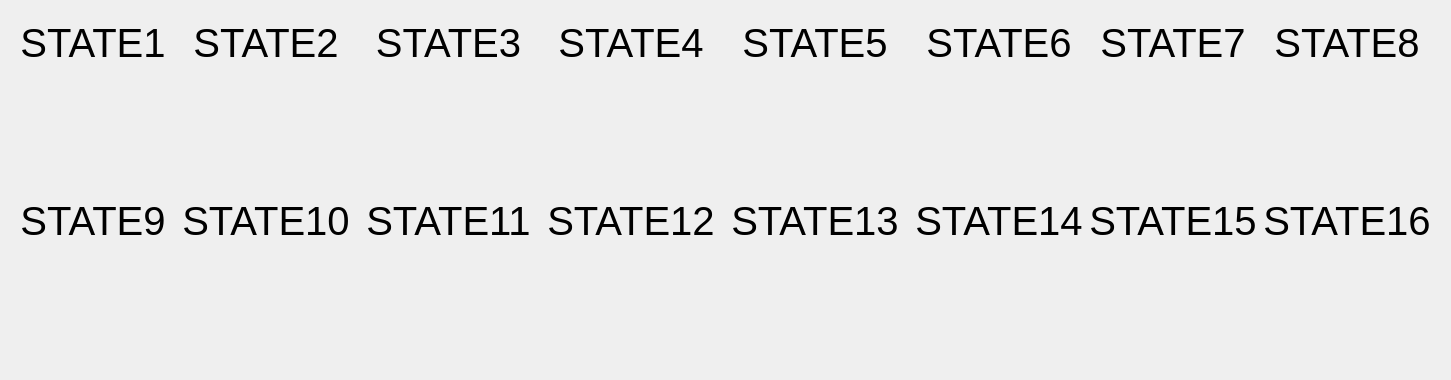
        <widget class="QWidget" name="page_states">
         <layout class="QGridLayout" name="gridLayout_21">
          <item row="0" column="0">
           <widget class="QWidget" name="widget_stylesheet_page2_2" native="true">
            <property name="styleSheet">
             <string notr="true">QPushButton {
    border: none;
    border-image: url(btn_off.png); /* Unchecked image */
}

QPushButton:checked {
    border-image: url(btn_on.png); /* Checked image */
}

QPushButton:disabled {
    border-image: url(button_disabled_unchecked.png); /* Disabled and unchecked image */
}

QPushButton:disabled:checked {
    border-image: url(button_disabled_checked.png); /* Disabled and checked image */
}</string>
            </property>
            <layout class="QGridLayout" name="gridLayout_18">
             <item row="0" column="0">
              <layout class="QGridLayout" name="gridLayout_20">
               <item row="2" column="9">
                <spacer name="horizontalSpacer_56">
                 <property name="orientation">
                  <enum>Qt::Horizontal</enum>
                 </property>
                 <property name="sizeType">
                  <enum>QSizePolicy::Maximum</enum>
                 </property>
                 <property name="sizeHint" stdset="0">
                  <size>
                   <width>10</width>
                   <height>20</height>
                  </size>
                 </property>
                </spacer>
               </item>
               <item row="2" column="7">
                <spacer name="horizontalSpacer_52">
                 <property name="orientation">
                  <enum>Qt::Horizontal</enum>
                 </property>
                 <property name="sizeType">
                  <enum>QSizePolicy::Maximum</enum>
                 </property>
                 <property name="sizeHint" stdset="0">
                  <size>
                   <width>10</width>
                   <height>20</height>
                  </size>
                 </property>
                </spacer>
               </item>
               <item row="2" column="11">
                <spacer name="horizontalSpacer_57">
                 <property name="orientation">
                  <enum>Qt::Horizontal</enum>
                 </property>
                 <property name="sizeType">
                  <enum>QSizePolicy::Maximum</enum>
                 </property>
                 <property name="sizeHint" stdset="0">
                  <size>
                   <width>10</width>
                   <height>20</height>
                  </size>
                 </property>
                </spacer>
               </item>
               <item row="0" column="8">
                <widget class="QLabel" name="lbl_digital_3">
                 <property name="font">
                  <font>
                   <family>Arial</family>
                   <pointsize>30</pointsize>
                  </font>
                 </property>
                 <property name="text">
                  <string>STATE3</string>
                 </property>
                 <property name="alignment">
                  <set>Qt::AlignCenter</set>
                 </property>
                </widget>
               </item>
               <item row="2" column="2">
                <spacer name="horizontalSpacer_51">
                 <property name="orientation">
                  <enum>Qt::Horizontal</enum>
                 </property>
                 <property name="sizeType">
                  <enum>QSizePolicy::Maximum</enum>
                 </property>
                 <property name="sizeHint" stdset="0">
                  <size>
                   <width>10</width>
                   <height>20</height>
                  </size>
                 </property>
                </spacer>
               </item>
               <item row="2" column="13">
                <spacer name="horizontalSpacer_50">
                 <property name="orientation">
                  <enum>Qt::Horizontal</enum>
                 </property>
                 <property name="sizeType">
                  <enum>QSizePolicy::Maximum</enum>
                 </property>
                 <property name="sizeHint" stdset="0">
                  <size>
                   <width>10</width>
                   <height>20</height>
                  </size>
                 </property>
                </spacer>
               </item>
               <item row="0" column="0">
                <widget class="QLabel" name="lbl_digital_1">
                 <property name="font">
                  <font>
                   <family>Arial</family>
                   <pointsize>30</pointsize>
                  </font>
                 </property>
                 <property name="text">
                  <string>STATE1</string>
                 </property>
                 <property name="alignment">
                  <set>Qt::AlignCenter</set>
                 </property>
                </widget>
               </item>
               <item row="2" column="0">
                <widget class="QWidget" name="widget_digital_1" native="true">
                 <property name="sizePolicy">
                  <sizepolicy hsizetype="Expanding" vsizetype="Expanding">
                   <horstretch>0</horstretch>
                   <verstretch>0</verstretch>
                  </sizepolicy>
                 </property>
                 <property name="minimumSize">
                  <size>
                   <width>100</width>
                   <height>100</height>
                  </size>
                 </property>
                 <property name="styleSheet">
                  <string notr="true">QWidget {
    border-image: url(led_on.png);
    background-repeat: no-repeat;
    background-position: center;
    background-size: cover;
}</string>
                 </property>
                </widget>
               </item>
               <item row="2" column="10">
                <widget class="QWidget" name="widget_digital_4" native="true">
                 <property name="sizePolicy">
                  <sizepolicy hsizetype="Expanding" vsizetype="Expanding">
                   <horstretch>0</horstretch>
                   <verstretch>0</verstretch>
                  </sizepolicy>
                 </property>
                 <property name="minimumSize">
                  <size>
                   <width>100</width>
                   <height>100</height>
                  </size>
                 </property>
                 <property name="styleSheet">
                  <string notr="true">QWidget {
    border-image: url(led_on.png);
    background-repeat: no-repeat;
    background-position: center;
    background-size: cover;
}</string>
                 </property>
                </widget>
               </item>
               <item row="2" column="8">
                <widget class="QWidget" name="widget_digital_3" native="true">
                 <property name="sizePolicy">
                  <sizepolicy hsizetype="Expanding" vsizetype="Expanding">
                   <horstretch>0</horstretch>
                   <verstretch>0</verstretch>
                  </sizepolicy>
                 </property>
                 <property name="minimumSize">
                  <size>
                   <width>100</width>
                   <height>100</height>
                  </size>
                 </property>
                 <property name="styleSheet">
                  <string notr="true">QWidget {
    border-image: url(led_on.png);
    background-repeat: no-repeat;
    background-position: center;
    background-size: cover;
}</string>
                 </property>
                </widget>
               </item>
               <item row="3" column="0">
                <spacer name="verticalSpacer_15">
                 <property name="orientation">
                  <enum>Qt::Vertical</enum>
                 </property>
                 <property name="sizeType">
                  <enum>QSizePolicy::Maximum</enum>
                 </property>
                 <property name="sizeHint" stdset="0">
                  <size>
                   <width>20</width>
                   <height>10</height>
                  </size>
                 </property>
                </spacer>
               </item>
               <item row="0" column="14">
                <widget class="QLabel" name="lbl_digital_6">
                 <property name="font">
                  <font>
                   <family>Arial</family>
                   <pointsize>30</pointsize>
                  </font>
                 </property>
                 <property name="text">
                  <string>STATE6</string>
                 </property>
                 <property name="alignment">
                  <set>Qt::AlignCenter</set>
                 </property>
                </widget>
               </item>
               <item row="2" column="6">
                <widget class="QWidget" name="widget_digital_2" native="true">
                 <property name="sizePolicy">
                  <sizepolicy hsizetype="Expanding" vsizetype="Expanding">
                   <horstretch>0</horstretch>
                   <verstretch>0</verstretch>
                  </sizepolicy>
                 </property>
                 <property name="minimumSize">
                  <size>
                   <width>100</width>
                   <height>100</height>
                  </size>
                 </property>
                 <property name="styleSheet">
                  <string notr="true">QWidget {
    border-image: url(led_on.png);
    background-repeat: no-repeat;
    background-position: center;
    background-size: cover;
}</string>
                 </property>
                </widget>
               </item>
               <item row="2" column="12">
                <widget class="QWidget" name="widget_digital_5" native="true">
                 <property name="sizePolicy">
                  <sizepolicy hsizetype="Expanding" vsizetype="Expanding">
                   <horstretch>0</horstretch>
                   <verstretch>0</verstretch>
                  </sizepolicy>
                 </property>
                 <property name="minimumSize">
                  <size>
                   <width>100</width>
                   <height>100</height>
                  </size>
                 </property>
                 <property name="styleSheet">
                  <string notr="true">QWidget {
    border-image: url(led_on.png);
    background-repeat: no-repeat;
    background-position: center;
    background-size: cover;
}</string>
                 </property>
                </widget>
               </item>
               <item row="1" column="0">
                <spacer name="verticalSpacer_14">
                 <property name="orientation">
                  <enum>Qt::Vertical</enum>
                 </property>
                 <property name="sizeType">
                  <enum>QSizePolicy::Maximum</enum>
                 </property>
                 <property name="sizeHint" stdset="0">
                  <size>
                   <width>20</width>
                   <height>10</height>
                  </size>
                 </property>
                </spacer>
               </item>
               <item row="5" column="0">
                <spacer name="verticalSpacer_13">
                 <property name="orientation">
                  <enum>Qt::Vertical</enum>
                 </property>
                 <property name="sizeType">
                  <enum>QSizePolicy::Maximum</enum>
                 </property>
                 <property name="sizeHint" stdset="0">
                  <size>
                   <width>20</width>
                   <height>10</height>
                  </size>
                 </property>
                </spacer>
               </item>
               <item row="2" column="14">
                <widget class="QWidget" name="widget_digital_6" native="true">
                 <property name="sizePolicy">
                  <sizepolicy hsizetype="Expanding" vsizetype="Expanding">
                   <horstretch>0</horstretch>
                   <verstretch>0</verstretch>
                  </sizepolicy>
                 </property>
                 <property name="minimumSize">
                  <size>
                   <width>100</width>
                   <height>100</height>
                  </size>
                 </property>
                 <property name="styleSheet">
                  <string notr="true">QWidget {
    border-image: url(led_on.png);
    background-repeat: no-repeat;
    background-position: center;
    background-size: cover;
}</string>
                 </property>
                </widget>
               </item>
               <item row="6" column="0">
                <widget class="QWidget" name="widget_digital_8" native="true">
                 <property name="sizePolicy">
                  <sizepolicy hsizetype="Expanding" vsizetype="Expanding">
                   <horstretch>0</horstretch>
                   <verstretch>0</verstretch>
                  </sizepolicy>
                 </property>
                 <property name="minimumSize">
                  <size>
                   <width>100</width>
                   <height>100</height>
                  </size>
                 </property>
                 <property name="styleSheet">
                  <string notr="true">QWidget {
    border-image: url(led_on.png);
    background-repeat: no-repeat;
    background-position: center;
    background-size: cover;
}</string>
                 </property>
                </widget>
               </item>
               <item row="2" column="15">
                <widget class="QWidget" name="widget_digital_7" native="true">
                 <property name="sizePolicy">
                  <sizepolicy hsizetype="Expanding" vsizetype="Expanding">
                   <horstretch>0</horstretch>
                   <verstretch>0</verstretch>
                  </sizepolicy>
                 </property>
                 <property name="minimumSize">
                  <size>
                   <width>100</width>
                   <height>100</height>
                  </size>
                 </property>
                 <property name="styleSheet">
                  <string notr="true">QWidget {
    border-image: url(led_on.png);
    background-repeat: no-repeat;
    background-position: center;
    background-size: cover;
}</string>
                 </property>
                </widget>
               </item>
               <item row="0" column="10">
                <widget class="QLabel" name="lbl_digital_4">
                 <property name="font">
                  <font>
                   <family>Arial</family>
                   <pointsize>30</pointsize>
                  </font>
                 </property>
                 <property name="text">
                  <string>STATE4</string>
                 </property>
                 <property name="alignment">
                  <set>Qt::AlignCenter</set>
                 </property>
                </widget>
               </item>
               <item row="0" column="6">
                <widget class="QLabel" name="lbl_digital_2">
                 <property name="font">
                  <font>
                   <family>Arial</family>
                   <pointsize>30</pointsize>
                  </font>
                 </property>
                 <property name="text">
                  <string>STATE2</string>
                 </property>
                 <property name="alignment">
                  <set>Qt::AlignCenter</set>
                 </property>
                </widget>
               </item>
               <item row="6" column="8">
                <widget class="QWidget" name="widget_digital_11" native="true">
                 <property name="sizePolicy">
                  <sizepolicy hsizetype="Expanding" vsizetype="Expanding">
                   <horstretch>0</horstretch>
                   <verstretch>0</verstretch>
                  </sizepolicy>
                 </property>
                 <property name="minimumSize">
                  <size>
                   <width>100</width>
                   <height>100</height>
                  </size>
                 </property>
                 <property name="styleSheet">
                  <string notr="true">QWidget {
    border-image: url(led_on.png);
    background-repeat: no-repeat;
    background-position: center;
    background-size: cover;
}</string>
                 </property>
                </widget>
               </item>
               <item row="6" column="10">
                <widget class="QWidget" name="widget_digital_12" native="true">
                 <property name="sizePolicy">
                  <sizepolicy hsizetype="Expanding" vsizetype="Expanding">
                   <horstretch>0</horstretch>
                   <verstretch>0</verstretch>
                  </sizepolicy>
                 </property>
                 <property name="minimumSize">
                  <size>
                   <width>100</width>
                   <height>100</height>
                  </size>
                 </property>
                 <property name="styleSheet">
                  <string notr="true">QWidget {
    border-image: url(led_on.png);
    background-repeat: no-repeat;
    background-position: center;
    background-size: cover;
}</string>
                 </property>
                </widget>
               </item>
               <item row="2" column="16">
                <widget class="QWidget" name="widget_digital_9" native="true">
                 <property name="sizePolicy">
                  <sizepolicy hsizetype="Expanding" vsizetype="Expanding">
                   <horstretch>0</horstretch>
                   <verstretch>0</verstretch>
                  </sizepolicy>
                 </property>
                 <property name="minimumSize">
                  <size>
                   <width>100</width>
                   <height>100</height>
                  </size>
                 </property>
                 <property name="styleSheet">
                  <string notr="true">QWidget {
    border-image: url(led_on.png);
    background-repeat: no-repeat;
    background-position: center;
    background-size: cover;
}</string>
                 </property>
                </widget>
               </item>
               <item row="6" column="6">
                <widget class="QWidget" name="widget_digital_10" native="true">
                 <property name="sizePolicy">
                  <sizepolicy hsizetype="Expanding" vsizetype="Expanding">
                   <horstretch>0</horstretch>
                   <verstretch>0</verstretch>
                  </sizepolicy>
                 </property>
                 <property name="minimumSize">
                  <size>
                   <width>100</width>
                   <height>100</height>
                  </size>
                 </property>
                 <property name="styleSheet">
                  <string notr="true">QWidget {
    border-image: url(led_on.png);
    background-repeat: no-repeat;
    background-position: center;
    background-size: cover;
}</string>
                 </property>
                </widget>
               </item>
               <item row="6" column="14">
                <widget class="QWidget" name="widget_digital_14" native="true">
                 <property name="sizePolicy">
                  <sizepolicy hsizetype="Expanding" vsizetype="Expanding">
                   <horstretch>0</horstretch>
                   <verstretch>0</verstretch>
                  </sizepolicy>
                 </property>
                 <property name="minimumSize">
                  <size>
                   <width>100</width>
                   <height>100</height>
                  </size>
                 </property>
                 <property name="styleSheet">
                  <string notr="true">QWidget {
    border-image: url(led_on.png);
    background-repeat: no-repeat;
    background-position: center;
    background-size: cover;
}</string>
                 </property>
                </widget>
               </item>
               <item row="6" column="16">
                <widget class="QWidget" name="widget_digital_16" native="true">
                 <property name="sizePolicy">
                  <sizepolicy hsizetype="Expanding" vsizetype="Expanding">
                   <horstretch>0</horstretch>
                   <verstretch>0</verstretch>
                  </sizepolicy>
                 </property>
                 <property name="minimumSize">
                  <size>
                   <width>100</width>
                   <height>100</height>
                  </size>
                 </property>
                 <property name="styleSheet">
                  <string notr="true">QWidget {
    border-image: url(led_on.png);
    background-repeat: no-repeat;
    background-position: center;
    background-size: cover;
}</string>
                 </property>
                </widget>
               </item>
               <item row="6" column="12">
                <widget class="QWidget" name="widget_digital_13" native="true">
                 <property name="sizePolicy">
                  <sizepolicy hsizetype="Expanding" vsizetype="Expanding">
                   <horstretch>0</horstretch>
                   <verstretch>0</verstretch>
                  </sizepolicy>
                 </property>
                 <property name="minimumSize">
                  <size>
                   <width>100</width>
                   <height>100</height>
                  </size>
                 </property>
                 <property name="styleSheet">
                  <string notr="true">QWidget {
    border-image: url(led_on.png);
    background-repeat: no-repeat;
    background-position: center;
    background-size: cover;
}</string>
                 </property>
                </widget>
               </item>
               <item row="6" column="15">
                <widget class="QWidget" name="widget_digital_15" native="true">
                 <property name="sizePolicy">
                  <sizepolicy hsizetype="Expanding" vsizetype="Expanding">
                   <horstretch>0</horstretch>
                   <verstretch>0</verstretch>
                  </sizepolicy>
                 </property>
                 <property name="minimumSize">
                  <size>
                   <width>100</width>
                   <height>100</height>
                  </size>
                 </property>
                 <property name="styleSheet">
                  <string notr="true">QWidget {
    border-image: url(led_on.png);
    background-repeat: no-repeat;
    background-position: center;
    background-size: cover;
}</string>
                 </property>
                </widget>
               </item>
               <item row="0" column="16">
                <widget class="QLabel" name="lbl_digital_8">
                 <property name="font">
                  <font>
                   <family>Arial</family>
                   <pointsize>30</pointsize>
                  </font>
                 </property>
                 <property name="text">
                  <string>STATE8</string>
                 </property>
                 <property name="alignment">
                  <set>Qt::AlignCenter</set>
                 </property>
                </widget>
               </item>
               <item row="4" column="0">
                <widget class="QLabel" name="lbl_digital_9">
                 <property name="font">
                  <font>
                   <family>Arial</family>
                   <pointsize>30</pointsize>
                  </font>
                 </property>
                 <property name="text">
                  <string>STATE9</string>
                 </property>
                 <property name="alignment">
                  <set>Qt::AlignCenter</set>
                 </property>
                </widget>
               </item>
               <item row="0" column="15">
                <widget class="QLabel" name="lbl_digital_7">
                 <property name="font">
                  <font>
                   <family>Arial</family>
                   <pointsize>30</pointsize>
                  </font>
                 </property>
                 <property name="text">
                  <string>STATE7</string>
                 </property>
                 <property name="alignment">
                  <set>Qt::AlignCenter</set>
                 </property>
                </widget>
               </item>
               <item row="4" column="6">
                <widget class="QLabel" name="lbl_digital_10">
                 <property name="font">
                  <font>
                   <family>Arial</family>
                   <pointsize>30</pointsize>
                  </font>
                 </property>
                 <property name="text">
                  <string>STATE10</string>
                 </property>
                 <property name="alignment">
                  <set>Qt::AlignCenter</set>
                 </property>
                </widget>
               </item>
               <item row="4" column="8">
                <widget class="QLabel" name="lbl_digital_11">
                 <property name="font">
                  <font>
                   <family>Arial</family>
                   <pointsize>30</pointsize>
                  </font>
                 </property>
                 <property name="text">
                  <string>STATE11</string>
                 </property>
                 <property name="alignment">
                  <set>Qt::AlignCenter</set>
                 </property>
                </widget>
               </item>
               <item row="4" column="10">
                <widget class="QLabel" name="lbl_digital_12">
                 <property name="font">
                  <font>
                   <family>Arial</family>
                   <pointsize>30</pointsize>
                  </font>
                 </property>
                 <property name="text">
                  <string>STATE12</string>
                 </property>
                 <property name="alignment">
                  <set>Qt::AlignCenter</set>
                 </property>
                </widget>
               </item>
               <item row="4" column="14">
                <widget class="QLabel" name="lbl_digital_14">
                 <property name="font">
                  <font>
                   <family>Arial</family>
                   <pointsize>30</pointsize>
                  </font>
                 </property>
                 <property name="text">
                  <string>STATE14</string>
                 </property>
                 <property name="alignment">
                  <set>Qt::AlignCenter</set>
                 </property>
                </widget>
               </item>
               <item row="4" column="16">
                <widget class="QLabel" name="lbl_digital_16">
                 <property name="font">
                  <font>
                   <family>Arial</family>
                   <pointsize>30</pointsize>
                  </font>
                 </property>
                 <property name="text">
                  <string>STATE16</string>
                 </property>
                 <property name="alignment">
                  <set>Qt::AlignCenter</set>
                 </property>
                </widget>
               </item>
               <item row="4" column="12">
                <widget class="QLabel" name="lbl_digital_13">
                 <property name="font">
                  <font>
                   <family>Arial</family>
                   <pointsize>30</pointsize>
                  </font>
                 </property>
                 <property name="text">
                  <string>STATE13</string>
                 </property>
                 <property name="alignment">
                  <set>Qt::AlignCenter</set>
                 </property>
                </widget>
               </item>
               <item row="4" column="15">
                <widget class="QLabel" name="lbl_digital_15">
                 <property name="font">
                  <font>
                   <family>Arial</family>
                   <pointsize>30</pointsize>
                  </font>
                 </property>
                 <property name="text">
                  <string>STATE15</string>
                 </property>
                 <property name="alignment">
                  <set>Qt::AlignCenter</set>
                 </property>
                </widget>
               </item>
               <item row="0" column="12">
                <widget class="QLabel" name="lbl_digital_5">
                 <property name="font">
                  <font>
                   <family>Arial</family>
                   <pointsize>30</pointsize>
                  </font>
                 </property>
                 <property name="text">
                  <string>STATE5</string>
                 </property>
                 <property name="alignment">
                  <set>Qt::AlignCenter</set>
                 </property>
                </widget>
               </item>
              </layout>
             </item>
            </layout>
           </widget>
          </item>
         </layout>
        </widget>
